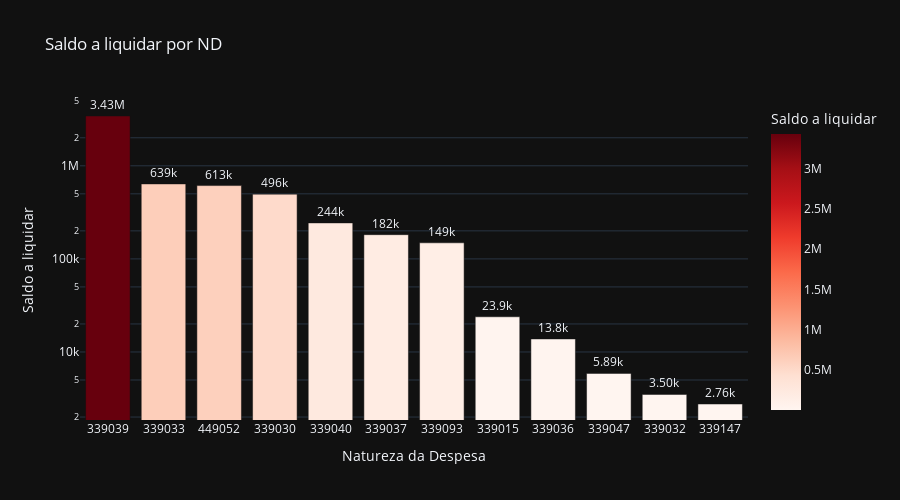

Here is the notebook cell this chart was saved with:
### Code cell
# Saldo a liquidar por ND
cols = ['ND', 'A_LIQUIDAR']

df_aux = df.loc[:, cols].groupby('ND').sum().sort_values(by= 'A_LIQUIDAR', ascending=False).reset_index()
df_aux = df_aux[df_aux['A_LIQUIDAR'] > 0]
fig = px.bar(df_aux, 
             x='ND', 
             y='A_LIQUIDAR',
             title='Saldo a liquidar por ND',
             labels={'ND':'Natureza da Despesa', 'A_LIQUIDAR':'Saldo a liquidar'},
             text_auto='.3s',
             height=500,
             log_y=True,
             color='A_LIQUIDAR',
             color_continuous_scale = 'reds',
             template='plotly_dark')
fig.update_traces(textposition = 'outside', cliponaxis = False, hovertemplate=None)
fig.update_layout(hovermode="x unified")

fig.show()

### Figure 1 — Plotly figure (JSON) as saved in the notebook; plotly's stock layout.template omitted (floating-point values rounded to 4 significant figures)
{"data": [{"alignmentgroup": "True", "cliponaxis": false, "legendgroup": "", "marker": {"color": [3428000.0, 638800.0, 612900.0, 496100.0, 243500.0, 182100.0, 148900.0, 23890.0, 13810.0, 5890.0, 3500, 2761.0], "coloraxis": "coloraxis", "pattern": {"shape": ""}}, "name": "", "offsetgroup": "", "orientation": "v", "showlegend": false, "textposition": "outside", "texttemplate": "%{y:.3s}", "type": "bar", "x": ["339039", "339033", "449052", "339030", "339040", "339037", "339093", "339015", "339036", "339047", "339032", "339147"], "xaxis": "x", "y": [3428000.0, 638800.0, 612900.0, 496100.0, 243500.0, 182100.0, 148900.0, 23890.0, 13810.0, 5890.0, 3500, 2761.0], "yaxis": "y"}], "layout": {"barmode": "relative", "coloraxis": {"colorbar": {"title": {"text": "Saldo a liquidar"}}, "colorscale": [[0, "rgb(255,245,240)"], [0.125, "rgb(254,224,210)"], [0.25, "rgb(252,187,161)"], [0.375, "rgb(252,146,114)"], [0.5, "rgb(251,106,74)"], [0.625, "rgb(239,59,44)"], [0.75, "rgb(203,24,29)"], [0.875, "rgb(165,15,21)"], [1, "rgb(103,0,13)"]]}, "height": 500, "hovermode": "x unified", "legend": {"tracegroupgap": 0}, "title": {"text": "Saldo a liquidar por ND"}, "xaxis": {"anchor": "y", "domain": [0, 1], "title": {"text": "Natureza da Despesa"}}, "yaxis": {"anchor": "x", "domain": [0, 1], "title": {"text": "Saldo a liquidar"}, "type": "log"}}}
